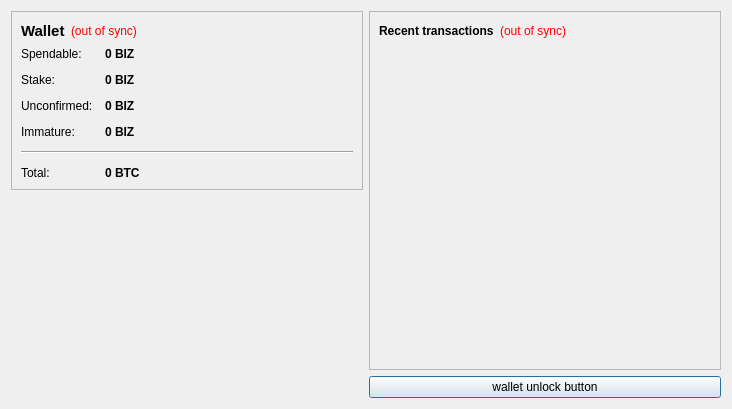
<?xml version="1.0" encoding="UTF-8"?>
<ui version="4.0">
 <class>OverviewPage</class>
 <widget class="QWidget" name="OverviewPage">
  <property name="geometry">
   <rect>
    <x>0</x>
    <y>0</y>
    <width>732</width>
    <height>409</height>
   </rect>
  </property>
  <property name="windowTitle">
   <string>Form</string>
  </property>
  <layout class="QHBoxLayout" name="horizontalLayout" stretch="0,0">
   <item>
    <layout class="QVBoxLayout" name="verticalLayout_2">
     <item>
      <widget class="QFrame" name="frame">
       <property name="frameShape">
        <enum>QFrame::StyledPanel</enum>
       </property>
       <property name="frameShadow">
        <enum>QFrame::Raised</enum>
       </property>
       <layout class="QVBoxLayout" name="verticalLayout_4">
        <item>
         <layout class="QHBoxLayout" name="horizontalLayout_4">
          <item>
           <widget class="QLabel" name="label_5">
            <property name="font">
             <font>
              <pointsize>11</pointsize>
              <weight>75</weight>
              <bold>true</bold>
             </font>
            </property>
            <property name="text">
             <string>Wallet</string>
            </property>
           </widget>
          </item>
          <item>
           <widget class="QLabel" name="labelWalletStatus">
            <property name="toolTip">
             <string>The displayed information may be out of date. Your wallet automatically synchronizes with the bizcoin network after a connection is established, but this process has not completed yet.</string>
            </property>
            <property name="styleSheet">
             <string notr="true">QLabel { color: red; }</string>
            </property>
            <property name="text">
             <string notr="true">(out of sync)</string>
            </property>
            <property name="alignment">
             <set>Qt::AlignLeading|Qt::AlignLeft|Qt::AlignVCenter</set>
            </property>
           </widget>
          </item>
          <item>
           <spacer name="horizontalSpacer_2">
            <property name="orientation">
             <enum>Qt::Horizontal</enum>
            </property>
            <property name="sizeHint" stdset="0">
             <size>
              <width>40</width>
              <height>20</height>
             </size>
            </property>
           </spacer>
          </item>
         </layout>
        </item>
        <item>
         <layout class="QFormLayout" name="formLayout_2">
          <property name="fieldGrowthPolicy">
           <enum>QFormLayout::AllNonFixedFieldsGrow</enum>
          </property>
          <property name="horizontalSpacing">
           <number>12</number>
          </property>
          <property name="verticalSpacing">
           <number>12</number>
          </property>
          <item row="0" column="0">
           <widget class="QLabel" name="label">
            <property name="text">
             <string>Spendable:</string>
            </property>
           </widget>
          </item>
          <item row="0" column="1">
           <widget class="QLabel" name="labelBalance">
            <property name="font">
             <font>
              <weight>75</weight>
              <bold>true</bold>
             </font>
            </property>
            <property name="cursor">
             <cursorShape>IBeamCursor</cursorShape>
            </property>
            <property name="toolTip">
             <string>Your current spendable balance</string>
            </property>
            <property name="text">
             <string notr="true">0 BIZ</string>
            </property>
            <property name="textInteractionFlags">
             <set>Qt::LinksAccessibleByMouse|Qt::TextSelectableByKeyboard|Qt::TextSelectableByMouse</set>
            </property>
           </widget>
          </item>
          <item row="1" column="0">
           <widget class="QLabel" name="label_6">
            <property name="text">
             <string>Stake:</string>
            </property>
           </widget>
          </item>
          <item row="1" column="1">
           <widget class="QLabel" name="labelStake">
            <property name="font">
             <font>
              <weight>75</weight>
              <bold>true</bold>
             </font>
            </property>
            <property name="cursor">
             <cursorShape>IBeamCursor</cursorShape>
            </property>
            <property name="toolTip">
             <string>Total of coins that was staked, and do not yet count toward the current balance</string>
            </property>
            <property name="text">
             <string notr="true">0 BIZ</string>
            </property>
            <property name="textInteractionFlags">
             <set>Qt::LinksAccessibleByMouse|Qt::TextSelectableByKeyboard|Qt::TextSelectableByMouse</set>
            </property>
           </widget>
          </item>
          <item row="2" column="0">
           <widget class="QLabel" name="label_3">
            <property name="text">
             <string>Unconfirmed:</string>
            </property>
           </widget>
          </item>
          <item row="2" column="1">
           <widget class="QLabel" name="labelUnconfirmed">
            <property name="font">
             <font>
              <weight>75</weight>
              <bold>true</bold>
             </font>
            </property>
            <property name="cursor">
             <cursorShape>IBeamCursor</cursorShape>
            </property>
            <property name="toolTip">
             <string>Total of transactions that have yet to be confirmed, and do not yet count toward the current balance</string>
            </property>
            <property name="text">
             <string notr="true">0 BIZ</string>
            </property>
            <property name="textInteractionFlags">
             <set>Qt::LinksAccessibleByMouse|Qt::TextSelectableByKeyboard|Qt::TextSelectableByMouse</set>
            </property>
           </widget>
          </item>
          <item row="3" column="0">
           <widget class="QLabel" name="labelImmatureText">
            <property name="text">
             <string>Immature:</string>
            </property>
           </widget>
          </item>
          <item row="3" column="1">
           <widget class="QLabel" name="labelImmature">
            <property name="font">
             <font>
              <weight>75</weight>
              <bold>true</bold>
             </font>
            </property>
            <property name="toolTip">
             <string>Mined balance that has not yet matured</string>
            </property>
            <property name="text">
             <string notr="true">0 BIZ</string>
            </property>
            <property name="textInteractionFlags">
             <set>Qt::LinksAccessibleByMouse|Qt::TextSelectableByKeyboard|Qt::TextSelectableByMouse</set>
            </property>
           </widget>
          </item>
          <item row="4" column="0" colspan="2">
           <widget class="Line" name="line">
            <property name="orientation">
             <enum>Qt::Horizontal</enum>
            </property>
           </widget>
          </item>
          <item row="5" column="0">
           <widget class="QLabel" name="labelTotalText">
            <property name="text">
             <string>Total:</string>
            </property>
           </widget>
          </item>
          <item row="5" column="1">
           <widget class="QLabel" name="labelTotal">
            <property name="font">
             <font>
              <weight>75</weight>
              <bold>true</bold>
             </font>
            </property>
            <property name="cursor">
             <cursorShape>IBeamCursor</cursorShape>
            </property>
            <property name="toolTip">
             <string>Your current total balance</string>
            </property>
            <property name="text">
             <string notr="true">0 BTC</string>
            </property>
            <property name="textInteractionFlags">
             <set>Qt::LinksAccessibleByMouse|Qt::TextSelectableByKeyboard|Qt::TextSelectableByMouse</set>
            </property>
           </widget>
          </item>
         </layout>
        </item>
       </layout>
      </widget>
     </item>
     <item>
      <spacer name="verticalSpacer_4">
       <property name="orientation">
        <enum>Qt::Vertical</enum>
       </property>
       <property name="sizeHint" stdset="0">
        <size>
         <width>20</width>
         <height>40</height>
        </size>
       </property>
      </spacer>
     </item>
     <item>
      <widget class="QLabel" name="label_2">
       <property name="text">
        <string/>
       </property>
       <property name="pixmap">
        <pixmap resource="../bitcoin.qrc">:/images/Wallet_Logo</pixmap>
       </property>
       <property name="alignment">
        <set>Qt::AlignCenter</set>
       </property>
      </widget>
     </item>
     <item>
      <spacer name="verticalSpacer">
       <property name="orientation">
        <enum>Qt::Vertical</enum>
       </property>
       <property name="sizeHint" stdset="0">
        <size>
         <width>20</width>
         <height>40</height>
        </size>
       </property>
      </spacer>
     </item>
    </layout>
   </item>
   <item>
    <layout class="QVBoxLayout" name="verticalLayout_3">
     <item>
      <widget class="QFrame" name="frame_2">
       <property name="frameShape">
        <enum>QFrame::StyledPanel</enum>
       </property>
       <property name="frameShadow">
        <enum>QFrame::Raised</enum>
       </property>
       <layout class="QVBoxLayout" name="verticalLayout">
        <item>
         <layout class="QHBoxLayout" name="horizontalLayout_2">
          <item>
           <widget class="QLabel" name="label_4">
            <property name="text">
             <string>&lt;b&gt;Recent transactions&lt;/b&gt;</string>
            </property>
           </widget>
          </item>
          <item>
           <widget class="QLabel" name="labelTransactionsStatus">
            <property name="toolTip">
             <string>The displayed information may be out of date. Your wallet automatically synchronizes with the bizcoin network after a connection is established, but this process has not completed yet.</string>
            </property>
            <property name="styleSheet">
             <string notr="true">QLabel { color: red; }</string>
            </property>
            <property name="text">
             <string notr="true">(out of sync)</string>
            </property>
            <property name="alignment">
             <set>Qt::AlignRight|Qt::AlignTrailing|Qt::AlignVCenter</set>
            </property>
           </widget>
          </item>
          <item>
           <spacer name="horizontalSpacer">
            <property name="orientation">
             <enum>Qt::Horizontal</enum>
            </property>
            <property name="sizeHint" stdset="0">
             <size>
              <width>40</width>
              <height>20</height>
             </size>
            </property>
           </spacer>
          </item>
         </layout>
        </item>
        <item>
         <widget class="QListView" name="listTransactions">
          <property name="styleSheet">
           <string notr="true">QListView { background: transparent; }</string>
          </property>
          <property name="frameShape">
           <enum>QFrame::NoFrame</enum>
          </property>
          <property name="verticalScrollBarPolicy">
           <enum>Qt::ScrollBarAlwaysOff</enum>
          </property>
          <property name="horizontalScrollBarPolicy">
           <enum>Qt::ScrollBarAlwaysOff</enum>
          </property>
          <property name="selectionMode">
           <enum>QAbstractItemView::NoSelection</enum>
          </property>
         </widget>
        </item>
       </layout>
      </widget>
     </item>
     <item>
      <widget class="QPushButton" name="unlockWalletButton">
       <property name="sizePolicy">
        <sizepolicy hsizetype="Minimum" vsizetype="Fixed">
         <horstretch>0</horstretch>
         <verstretch>0</verstretch>
        </sizepolicy>
       </property>
       <property name="maximumSize">
        <size>
         <width>16777214</width>
         <height>16777214</height>
        </size>
       </property>
       <property name="toolTip">
        <string/>
       </property>
       <property name="text">
        <string>wallet unlock button</string>
       </property>
       <property name="checkable">
        <bool>false</bool>
       </property>
       <property name="autoDefault">
        <bool>false</bool>
       </property>
       <property name="default">
        <bool>true</bool>
       </property>
       <property name="flat">
        <bool>false</bool>
       </property>
      </widget>
     </item>
    </layout>
   </item>
  </layout>
 </widget>
 <resources>
  <include location="../bitcoin.qrc"/>
 </resources>
 <connections/>
</ui>
